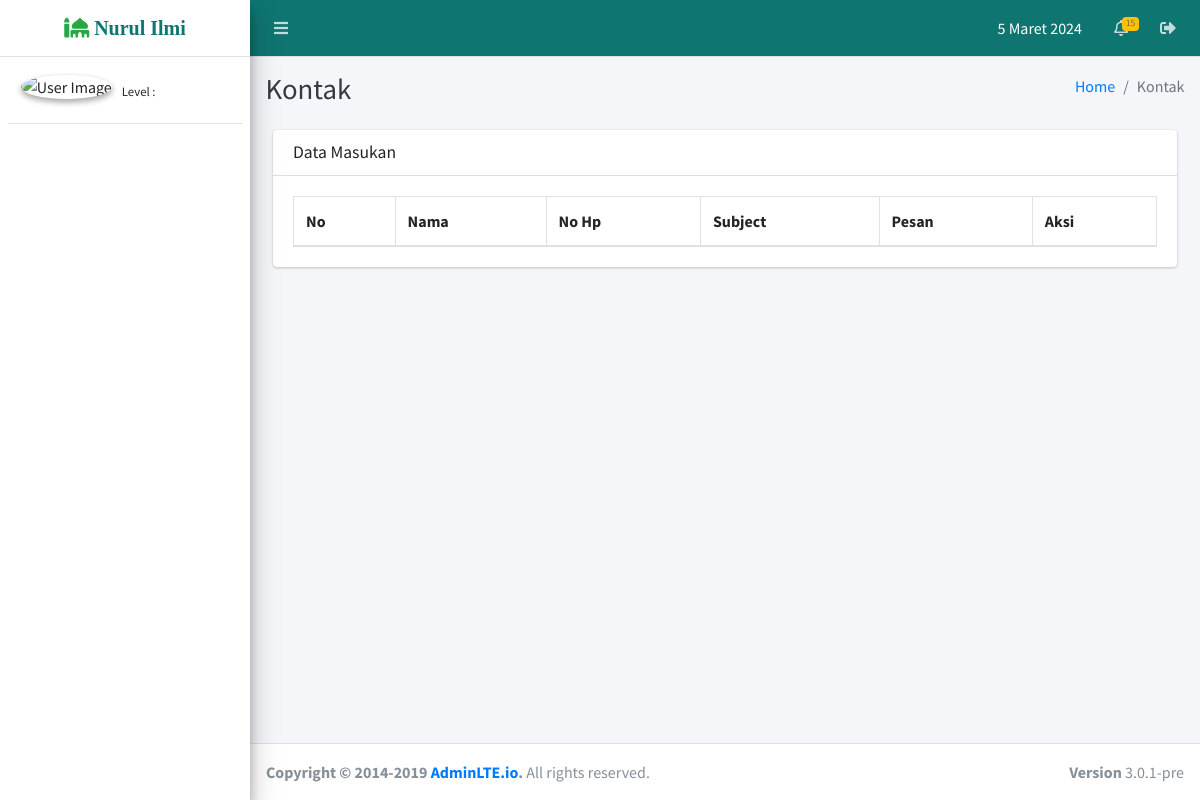
Page /index.php/admin/kontak on the earlier database version.
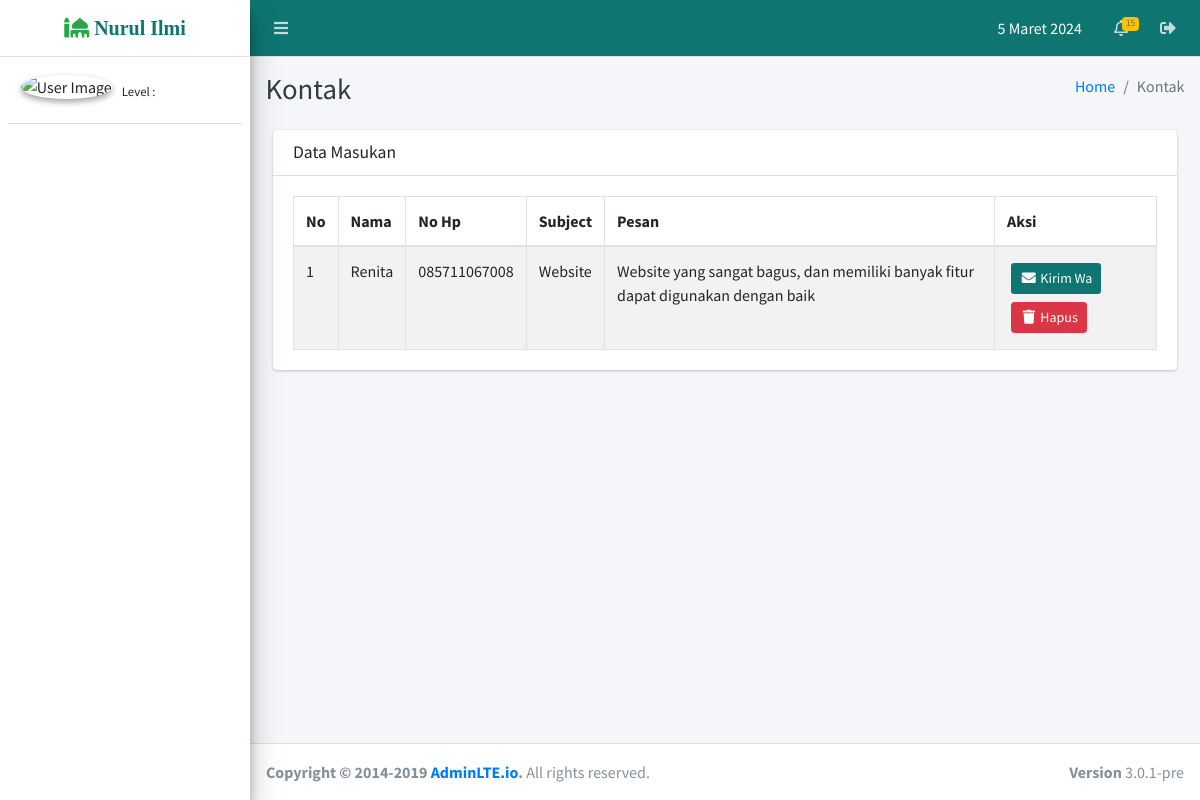
Same page on the later database version.
### tables this page shows
CREATE TABLE `tbl_kontak` (
  `id` int(11) NOT NULL,
  `nama` varchar(100) NOT NULL,
  `no_hp` varchar(14) NOT NULL,
  `subject` varchar(100) NOT NULL,
  `pesan` text NOT NULL
);

### application/libraries/Template.php (called while the page is built, shortened)
<?php
class Template {
    var $template_data = array();
    function set($name, $value)
    {
        $this->template_data[$name] = $value;
    }
    function load($template = '', $view = '' , $view_data = array(), $return = FALSE)
    {
        $this->CI =& get_instance();
        $this->set('contents', $this->CI->load->view($view, $view_data, TRUE));
        return $this->CI->load->view($template, $this->template_data, $return);
    }
}

### application/controllers/admin/Kontak.php (called while the page is built, shortened)
<?php
class Kontak extends CI_Controller {
	public function index()
	{
        $data = [
            'judul' => 'Kontak',
            'title' => 'Kontak - Masjid Nurul Ilmi',
            'menu'  => 'kontak',
            'data_kontak' => $this->kontak->getDataKontak()
        ];
        $this->template->load('v_template_admin', 'admin/kontak/v_kontak', $data);
    }
}

### index.php (called while the page is built, shortened)
<?php
require_once BASEPATH.'core/CodeIgniter.php';

### application/models/Kontak_model.php (called while the page is built, shortened)
<?php
class Kontak_model extends CI_Model {
	var $table = 'tbl_kontak';
    public function getDataKontak()
	{
		return $this->db->get($this->table)->result();
	}
}

### application/views/admin/kontak/v_kontak.php (the view, shortened to what this page needs)
<div class="content-header">
    <div class="container-fluid">
        <div class="row mb-2">
            <div class="col-sm-6">
                <h1 class="m-0 text-dark"><?= $judul; ?></h1>
            </div>
            <div class="col-sm-6">
                <ol class="breadcrumb float-sm-right">
                    <li class="breadcrumb-item"><a href="#">Home</a></li>
                    <li class="breadcrumb-item active"><?= $judul; ?></li>
                </ol>
            </div>
        </div>
    </div>
</div>
<section class="content">
    <div class="container-fluid">
        <div class="col-12">
            <div class="card">
                <div class="card-header">
                    <h3 class="card-title">Data Masukan</h3>
                </div>
                <div class="card-body">
                    <table id="imam" class="table table-bordered table-striped">
                        <thead>
                            <tr>
                                <th>No</th>
                                <th>Nama</th>
                                <th>No Hp</th>
                                <th>Subject</th>
                                <th>Pesan</th>
                                <th>Aksi</th>
                            </tr>
                        </thead>
                        <tbody>
                            <?php $no = 1; ?>
                            <?php foreach ($data_kontak as $kontak) : ?>
                            <tr>
                                <td><?= $no++; ?></td>
                                <td><?= $kontak->nama ?></td>
                                <td><?= $kontak->no_hp ?></td>
                                <td>
                                    <?= $kontak->subject ?>
                                </td>
                                <td><?= $kontak->pesan; ?></td>
                                <td>
                                    <a href="<?= base_url('admin/kontak/kirim_wa') ?>"
                                        class="m-1 btn btn-green btn-sm"><i class="fas fa-fw fa-envelope"></i>
                                        Kirim Wa</a>
                                    <a href="" data-toggle="modal" data-target="#hapus_kontak<?= $kontak->id ?>"
                                        class="btn-delete m-1 btn btn-danger btn-sm"
                                        data-text="<?= $kontak->nama; ?>"><i class="fas fa-fw fa-trash"></i>
                                        Hapus</a>
                                </td>
                            </tr>
                            <?php endforeach ?>
                        </tbody>
                    </table>
                </div>
            </div>
        </div>
    </div>
</section>

Differences in the rows shown:
added tbl_kontak: nama "Renita", no_hp "085711067008", subject "Website", pesan "Website yang sangat bagus, dan memiliki banyak fitur dapat digunakan dengan baik"
